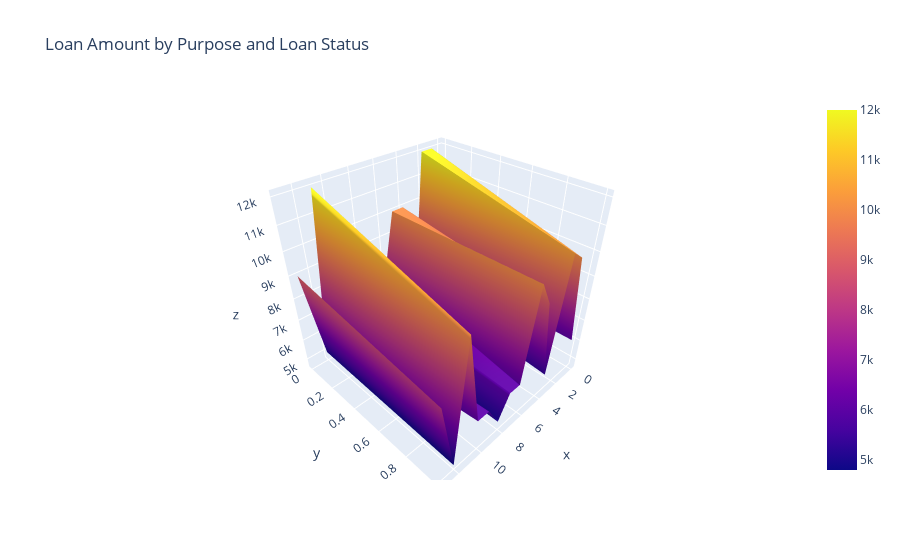

The notebook cell this image was saved under:
### Markdown cell above
#### Which loan purpose have high default loan amount ?
 * `Small Business` 
 * `Debt Consolidation`
 * `Credit Card`

### Code cell
pv = pd.pivot_table(data=loan_df1,index='loan_status', columns='purpose', values='loan_amnt',  aggfunc='median')
plt.figure(figsize=(12,8))
sns.heatmap(pv, annot=True, fmt='g')
plt.xticks(rotation=90)
plt.title('Loan Amount by Purpose and Loan Status')
plt.xlabel('Purpose')
plt.ylabel('Loan Status')
plt.show()
import plotly.graph_objects as go
fig = go.Figure(data=[go.Surface(z=pv.values)])
fig.update_layout(title='Loan Amount by Purpose and Loan Status')

fig.show()

### Figure 1 — Plotly figure (JSON) as saved in the notebook; plotly's stock layout.template omitted (floating-point values rounded to 4 significant figures)
{"data": [{"type": "surface", "z": [[6000, 12000, 12000, 6000, 10000, 10000, 7500, 6300, 5000, 5500, 5100, 12000, 5000, 9000], [6000, 10000, 10400, 5300, 8975, 10000, 6000, 6000, 5000, 6000, 6000, 10000, 4800, 8000]]}], "layout": {"title": {"text": "Loan Amount by Purpose and Loan Status"}}}
